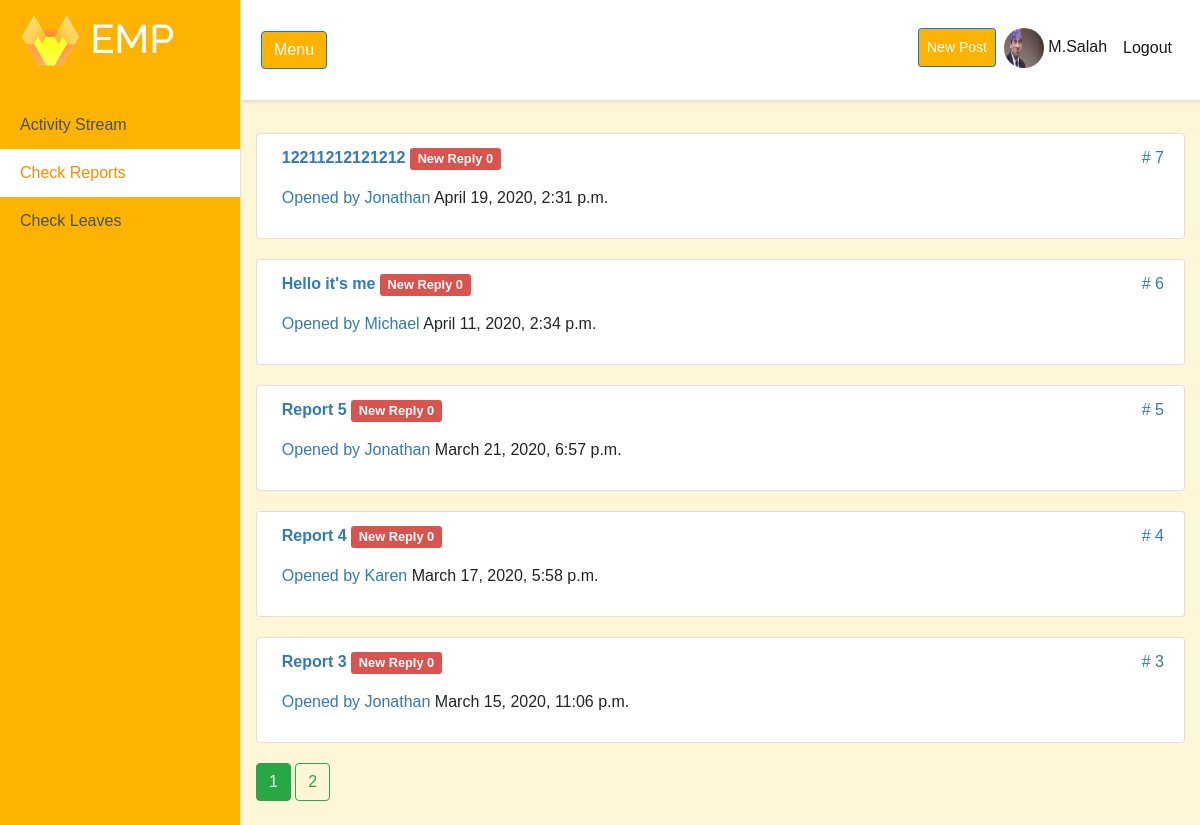
The app's page /emp/reports (signed in) with its own data.
### users/models.py (models this page shows, shortened)
class Profile(models.Model):
    user = models.OneToOneField(User, on_delete=models.CASCADE)
    image = models.ImageField(default='default.jpg', upload_to='profile_pics')
    bio = models.TextField(max_length=500, blank=True)
    location = models.CharField(max_length=30, blank=True)
    birth_date = models.DateField(null=True, blank=True)
    is_employee = models.BooleanField(default=True)

### reportsick/models.py (models this page shows, shortened)
class Report(models.Model):
    title = models.TextField(max_length=100)
    content = models.TextField()
    document = models.FileField(blank=True, default=None, upload_to='documents')
    date_posted = models.DateTimeField(default=timezone.now)
    author = models.ForeignKey(User, on_delete=models.CASCADE)
    is_seen = models.BooleanField(default=False)
    class Meta:
        ordering = ['-date_posted']
    @property
    def feedbackunseenStaff(self):
        number = self.feedback_set.filter(author=self.author_id, is_seen=False).count()
        return number

### reportsick/views.py (the view)
# urls.py: path('emp/reports', AllReportListView.as_view(), name='all-reports'),
class AllReportListView(LoginRequiredMixin, ListView):
    model = Report
    template_name = 'reportsick/allreports.html'  # <app>/<model>_<view_type>.html
    context_object_name = 'reports'
    paginate_by = 5

### reportsick/templates/reportsick/allreports.html (shortened to what this page needs)
{% extends 'activitystream/base.html' %}
{% block content %}
    {% for report in reports %}
    <ul class="list-group fa-padding">
        <li class="list-group-item">
            <div class="media">
                <div class="media-body">
                <a href="{% url 'report-detail' report.id %}" class="stretched-link">
                    <strong>{{ report.title }}</strong>
                {% if report.feedbackunseenStaff == 0 %}
                    <span class="label label-danger" style="color: white; font-size: 0.8em">New Reply {{ report.feedbackunseenStaff }}</span>
                    {% else %}
                        <span class="label label-success" style="color: white; font-size: 0.8em">New Reply {{ report.feedbackunseenStaff }}</span>
                    {% endif %}
                    <span class="number pull-right"># {{ report.pk }}</span>
                    <p class="info"><a href="{% url 'profile' %}">Opened by {{report.author.username}}</a> {{ report.date_posted }} </p>
                </div>
            </div>
        </li>
    </ul>
    {% endfor %}
{% if is_paginated %}
            {% for i in page_obj.paginator.page_range %}
                {% if page_obj.number == i %}
                    <a class="btn btn-success mb-4" href="?page={{ i }}">{{ i }}</a>
                    {% else %}
                    <a class="btn btn-outline-success mb-4" href="?page={{ i }}">{{ i }}</a>
                {% endif %}
            {% endfor %}
    {% endif %}
{% endblock %}

### activitystream/templates/activitystream/base.html (shortened to what this page needs)
{% load static %}
<!DOCTYPE html>
<html lang="en">
<head>
  <link rel="stylesheet" href="https://stackpath.bootstrapcdn.com/bootstrap/4.4.1/css/bootstrap.min.css">
  <link rel="stylesheet" type="text/css" href="{% static 'activitystream/main.css' %}">
</head>
<body>
  <div class="d-flex" id="wrapper">
    <div class=" border-right" style="background-color: #feb300; !important;" id="sidebar-wrapper">
      <div class="sidebar-heading" style="background-color: #feb300; !important;"><h1> <img src="{% static "activitystream/logo.png" %}" alt="Employee Portal" style="width:60px"/> EMP</h1></div>
      <div class="list-group list-group-flush">
        <a href="{% url 'activity-home' %}" class="list-group-item list-group-item-action" id = "activity_button" >Activity Stream</a>
        {% if user.is_active and user.is_staff %}
        <a href="{% url 'all-reports' %}" class="list-group-item list-group-item-action " id = "report_button" >Check Reports</a>
        <a href="{% url 'all-leaves' %}" class="list-group-item list-group-item-action" id = "leave_button" >Check Leaves</a>
        {% else %}
        <a href="{% url 'reports-home' %}" class="list-group-item list-group-item-action" id = "reportto_button">My Reports</a>
        <a href="{% url 'leave-home' %}" class="list-group-item list-group-item-action" id = "bookleave_button">My Leaves</a>
        {% endif %}
      </div>
    </div>
    <div id="page-content-wrapper">
      <nav class="navbar navbar-expand-lg navbar-light border-bottom sticky-top" style="background-color: white; !important;" >
        <button class="btn btn-primary" id="menu-toggle">Menu</button>
        <div class="collapse navbar-collapse" id="navbarSupportedContent">
          <ul class="navbar-nav ml-auto mt-2 mt-lg-0">
            {% if user.is_authenticated %}
              <li class="nav-item active mt-1">
                 <a class="btn btn-primary btn-sm nav-link mt-1" href="{% url 'post-create' %}" style="color: white">New Post</a>
              </li>
                 <li class="nav-item active mb-1 ">
                <a class="nav-link" href="{% url 'profile' %}">
                        <img height="40px" width="40px"  class="rounded-circle account-img" src="{{ user.profile.image.url }}">
                    {{ user.username }}</a>
                </li>
                <li class="nav-item active mb-1 ">
                <a class="nav-link mt-2" href="{% url 'logout' %}">  Logout</a>
                </li>
            {% else %}
              <li class="nav-item active">
                <a class="nav-link" href="{% url 'activity-home' %}">Home <span class="sr-only">(current)</span></a>
              </li>
            {% endif %}
          </ul>
        </div>
      </nav>
<div id = main-section>
      <div class="container-fluid">
      <br>
      {% block content %}{% endblock %}
      </div>
</div>
    </div>
  </div>
</body>
</html>

### activitystream/static/activitystream/main.css (style rules this page uses)
.list-group-item-action { background-color: #feb300; !important; position: fixed; }
body { overflow-x: hidden; font-family: 'Poppins', sans-serif; background: #fff5d7; }
.btn-primary { background-color: #feb300; !important; }
#activity_button { margin-top:6.3rem; width: 15rem; }
#report_button,#reportto_button { margin-top:9.3rem; width:15rem; }
#leave_button,#bookleave_button { margin-top:12.3rem; width: 15rem; }
#main-section { margin-top: -2rem; }
.sidebar-heading { position: fixed; color: white; background: rgba(0, 0, 0, 0.2); }
.navbar { padding: 20px ; background: #fff; border: none; border-radius: 0; margin-bottom: 40px; box-shadow: 1px 1px 3px rgba(0, 0, 0, 0.1); }
#sidebar-wrapper { min-height: 100vh; margin-left: -15rem; -webkit-transition: margin .25s ease-out; -moz-transition: margin .25s ease-out; -o-transition: margin .25s ease-out; transition: margin .25s ease-out; }
#sidebar-wrapper .sidebar-heading { padding: 0.875rem 1.25rem; font-size: 1.2rem; }
#sidebar-wrapper .list-group { width: 15rem; }
#page-content-wrapper { min-width: 100vw; }
@media (min-width: 768px) { #sidebar-wrapper { margin-left: 0; } }
@media (min-width: 768px) { #page-content-wrapper { min-width: 0; width: 100%; } }
h1 { font-family: Raleway ; }

### reportsick/templates/reportsick/allreports.html (style rules this page uses)
#report_button, #reportto_button { background-color: white; font-size: 1rem; color: darkorange; }
.list-group { padding-left: 0; margin-bottom: 20px; }
.list-group-item:first-child { border-top-left-radius: 4px; border-top-right-radius: 4px; }
.media:first-child { margin-top: 0; }
.media, .media-body { overflow: hidden; zoom: 1; }
.media { margin-top: 15px; }
.media-body { width: 10000px; }
div { display: block; }
b, strong { font-weight: 700; }
strong { font-weight: bold; }
.label-danger { background-color: #d9534f; }
.label { display: inline; padding: .2em .6em .3em; font-size: 75%; font-weight: 700; line-height: 1; color: #fff; text-align: center; white-space: nowrap; vertical-align: baseline; border-radius: .25em; }
.pull-right { float: right; }
.pull-right { float: right!important; }
p { margin: 0 0 10px; }
p { display: block; margin-block-start: 1em; margin-block-end: 1em; margin-inline-start: 0px; margin-inline-end: 0px; }
a { color: #337ab7; text-decoration: none; }
a { background-color: transparent; }

### records on screen
Report: title "12211212121212", feedbackunseenStaff "0", pk "7", author.username "Jonathan", date_posted "April 19, 2020, 2:31 p.m."
Report: title "Hello it's me", feedbackunseenStaff "0", pk "6", author.username "Michael", date_posted "April 11, 2020, 2:34 p.m."
Report: title "Report 5", feedbackunseenStaff "0", pk "5", author.username "Jonathan", date_posted "March 21, 2020, 6:57 p.m."
Report: title "Report 4", feedbackunseenStaff "0", pk "4", author.username "Karen", date_posted "March 17, 2020, 5:58 p.m."
Report: title "Report 3", feedbackunseenStaff "0", pk "3", author.username "Jonathan", date_posted "March 15, 2020, 11:06 p.m."

### other values on screen
{{ user.username }} "M.Salah"
{{ i }} "1"
{{ i }} "2"
